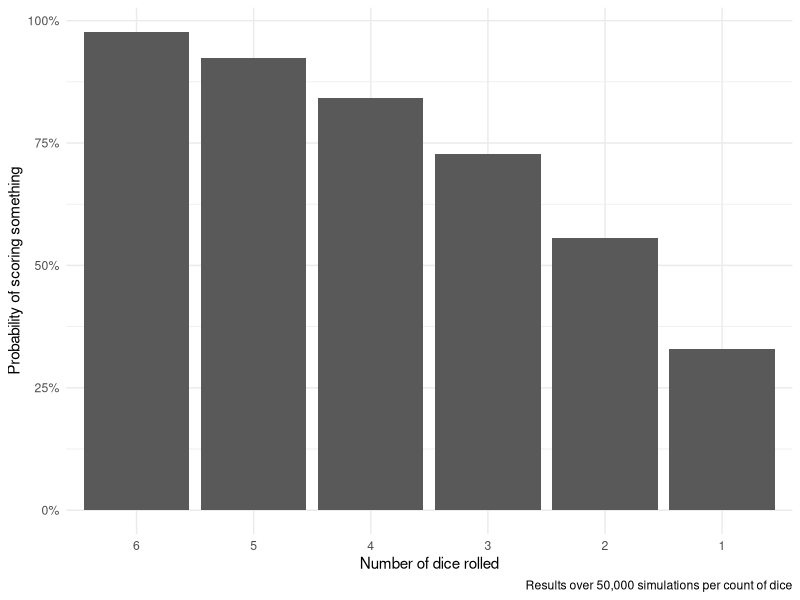

R code for this plot:
## ---- chunk 1
knitr::opts_chunk$set(fig.width = 6, fig.height = 3.6, fig.align = "center",
                      fig.retina = 3, collapse = TRUE)
library(tidyverse)
library(kableExtra)
library(scales)

options("digits" = 4, "width" = 150)

set.seed(1234)
## ---- chunk 2
dice_1 <- '<img src="/img/dice/1.svg" class="dice" alt="1">'
dice_2 <- '<img src="/img/dice/2.svg" class="dice" alt="2">'
dice_3 <- '<img src="/img/dice/3.svg" class="dice" alt="3">'
dice_4 <- '<img src="/img/dice/4.svg" class="dice" alt="4">'
dice_5 <- '<img src="/img/dice/5.svg" class="dice" alt="5">'
dice_6 <- '<img src="/img/dice/6.svg" class="dice" alt="6">'

points <- tribble(
  ~Group, ~Roll, ~Points,
  "Single dice", dice_1, 100,
  "Single dice", dice_5, 50,
  "Three of a kind (number × 100)", paste(rep(dice_2, 3), collapse = " "), 200,
  "Three of a kind (number × 100)", paste(rep(dice_3, 3), collapse = " "), 300,
  "Three of a kind (number × 100)", paste(rep(dice_4, 3), collapse = " "), 400,
  "Three of a kind (number × 100)", paste(rep(dice_5, 3), collapse = " "), 500,
  "Three of a kind (number × 100)", paste(rep(dice_6, 3), collapse = " "), 600,
  "Special rolls", paste(rep(dice_1, 3), collapse = " "), 1000,
  "Special rolls", paste(rep(dice_1, 4), collapse = " "), 2000,
  "Special rolls", paste("Any three pairs<br>e.g., ", paste(dice_2, dice_2, dice_3, dice_3, dice_6, dice_6, collapse = " ")), 1000,
  "Special rolls", paste("5-die straight<br>", paste(dice_1, dice_2, dice_3, dice_4, dice_5, collapse = " "), " or<br>", paste(dice_2, dice_3, dice_4, dice_5, dice_6, collapse = " ")), 1750
) 

points %>% 
  mutate(Points = comma(Points)) %>% 
  select(-Group) %>% 
  kbl(escape = FALSE, align = c("l", "r"),
      table.attr = "style='width:100%;'") %>% 
  pack_rows(index = table(fct_inorder(points$Group))) %>% 
  kable_styling(bootstrap_options = "none", position = "center")
## ---- chunk 3
prob_1_or_5 <- function(n) {
  1 - (2/3)^n
}

# 1 die
prob_1_or_5(1)

# 5 dice
prob_1_or_5(5)

# 6 dice
prob_1_or_5(6)
## ---- chunk 4
for (i in 1:4) {
  print(paste("Loop number", i))
}
## ---- chunk 5
# This is "logical" because it's only going to hold TRUE and FALSE values. If we
# wanted to put numbers in it, we'd need to use "double"; if we wanted to put
# text in it, we'd need to use "character"
output <- vector("logical", 4)

for (i in 1:4) {
  # Check if i is 3 and store the result in the ith slot
  output[[i]] <- i == 3
}

output
## ---- chunk 6
# Create empty variable with enough slots
has_1_or_5 <- vector("logical", 100000)

# Roll a bunch of dice a bunch of times
for (i in 1:100000) {
  # Roll some dice
  rolled_dice <- sample(1:6, 6, replace = TRUE)
  
  # Check if there's a 1 or a 5 in there
  did_it_happen <- 1 %in% rolled_dice | 5 %in% rolled_dice
  
  # Store the result  
  has_1_or_5[i] <- did_it_happen
}

# Find the proportion of TRUEs
sum(has_1_or_5) / 100000
## ---- chunk 7
prob_1_or_5(6)
## ---- chunk 8
simulate_zilch <- function(n_dice, n_sims) {
  # Create empty variable with enough slots
  has_1_or_5 <- vector("logical", n_sims)
  
  # Roll a bunch of dice a bunch of times
  for (i in 1:n_sims) {
    # Roll some dice
    rolled_dice <- sample(1:6, n_dice, replace = TRUE)
    
    # Check if there's a 1 or a 5 in there
    did_it_happen <- 1 %in% rolled_dice | 5 %in% rolled_dice
    
    # Store the result  
    has_1_or_5[i] <- did_it_happen
  }
  
  # Find the proportion of TRUEs
  sum(has_1_or_5) / n_sims
}

simulate_zilch(n_dice = 4, n_sims = 50000)
## ---- chunk 9
simulate_zilch_full <- function(n_dice, n_sims) {
  # Create empty variable with enough slots
  did_something_score <- vector("logical", n_sims)
  
  # Roll a bunch of dice a bunch of times
  for (i in 1:n_sims) {
    # Roll some dice
    rolled_dice <- sample(1:6, n_dice, replace = TRUE)

    # Check for 3 pairs separately since it's a complicated process
    # If there are three different numbers...
    if (length(table(rolled_dice)) == 3) {
      # ...check if there are 3 pairs
      three_pairs <- all(table(rolled_dice) == c(2, 2, 2))
    } else {
      three_pairs <- FALSE
    }
    
    # Check if there's a scoring combination in there
    did_it_happen <- 1 %in% rolled_dice |  # A 1
      5 %in% rolled_dice |  # A 5
      all(1:5 %in% rolled_dice) |  # A 1-5 straight
      all(2:6 %in% rolled_dice) |  # A 2-6 straight
      max(table(rolled_dice)) >= 3 |  # At least 3 of one number
      three_pairs  # 3 pairs

    # Store the result
    did_something_score[i] <- did_it_happen
  }
  
  # Find the proportion of TRUEs
  sum(did_something_score) / n_sims
}

six_dice <- simulate_zilch_full(6, 50000)
## ---- chunk 10
library(tidyverse)

# hoooo boy this is slow
number_of_dice <- tibble(n_dice = 6:1) %>% 
  mutate(prob = map_dbl(n_dice, ~simulate_zilch_full(., 50000)))
## ---- chunk 11
ggplot(number_of_dice, aes(x = fct_rev(factor(n_dice)), y = prob)) +
  geom_col() +
  scale_y_continuous(labels = percent_format(accuracy = 1)) +
  labs(x = "Number of dice rolled", y = "Probability of scoring something",
       caption = "Results over 50,000 simulations per count of dice") +
  theme_minimal()
